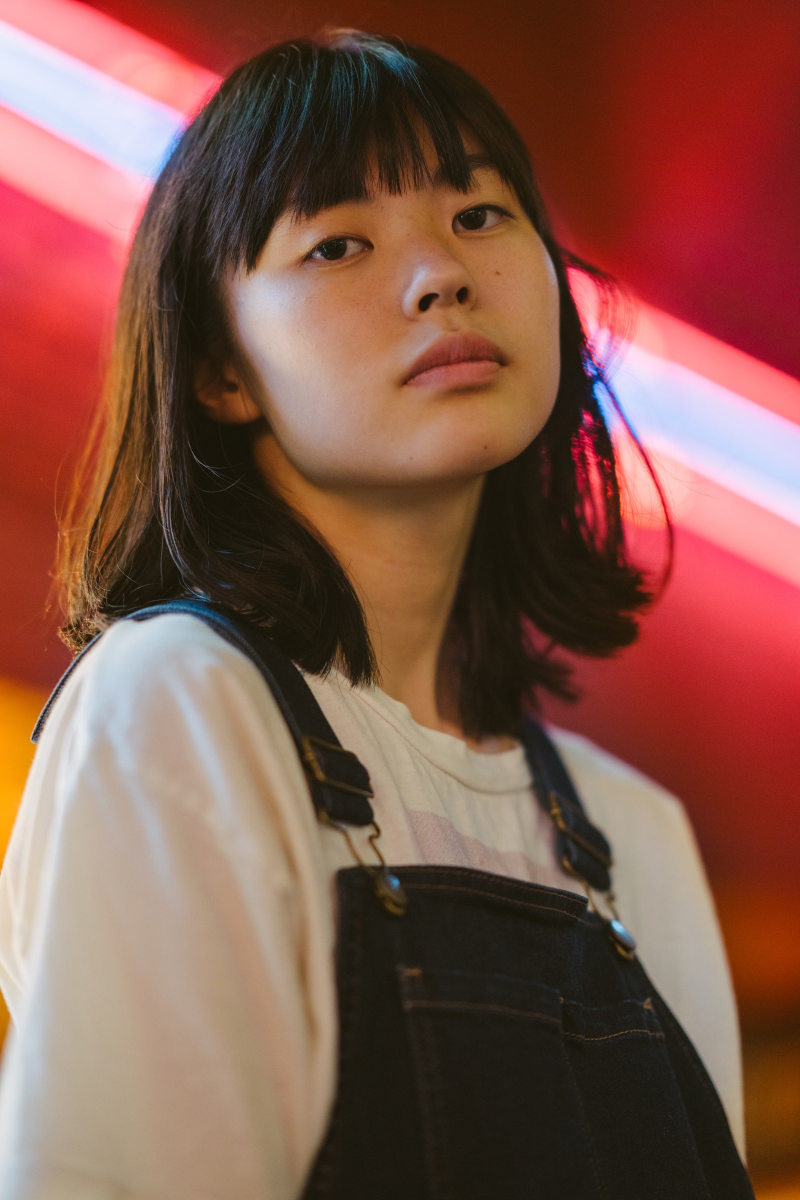
#> input picture img.jpg, 1600 x 2400 px (shown at 1/2 size)
$ jupyter execute Image_to_Pencil_Sketch_with_Python.ipynb   (shell and % lines are left out)
#> lines starting #> are read from the running program, lines starting #| are printed output that depends on the picture
# LetsGrowMore Virtual Internship Program (LGMVIP) [Sept.2021 - Oct. 2021]
## Author : VEDANT DESHMUKH

## Task 4 : Image to Pencil Sketch with Python
### Level: Beginner

We need to read the image in RBG format and then convert it to a grayscale image. This will turn an image into a classic black and white photo. Then the next thing to do is invert the grayscale image also called negative image, this will be our inverted grayscale image. Inversion can be used to enhance details. Then we can finally create the pencil sketch by mixing the grayscale image with the inverted blurry image. This can be done by dividing the grayscale image by the inverted blurry image. Since images are just arrays, we can easily do this programmatically using the divide function from the cv2 library in Python.

### Importing Libraries

[cell 1]
import cv2
from PIL import Image
import matplotlib.pyplot as plt

### Loading the Image

[cell 2]
img  =  cv2.imread("img.jpg")
#> img is the input picture: shape (2400, 1600, 3); mean B, G, R 74.7, 87.2, 132.7
img = cv2.resize(img,(500,800))
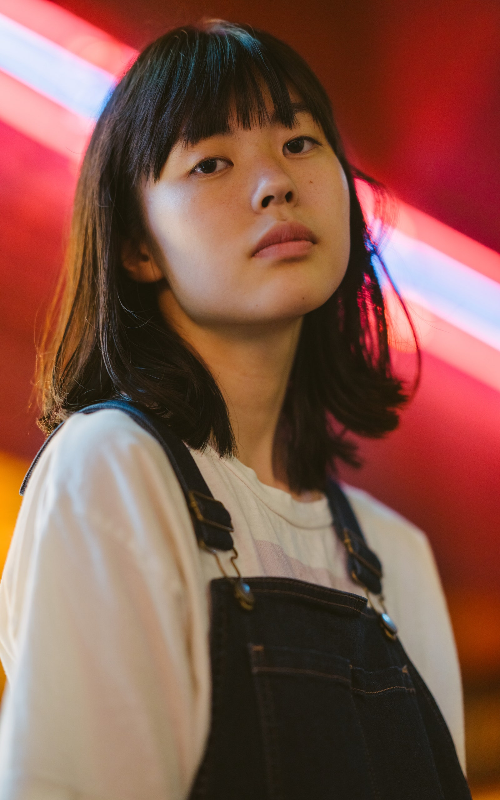
#> img: shape (800, 500, 3); mean B, G, R 74.8, 87.2, 132.7
i_rgb =  cv2.cvtColor(img, cv2.COLOR_BGR2RGB)
plt.imshow(i_rgb)

### Converting Image to Grayscale

[cell 3]
from IPython.display import display

[cell 4]
grey_img =  cv2.cvtColor(img, cv2.COLOR_BGR2GRAY)
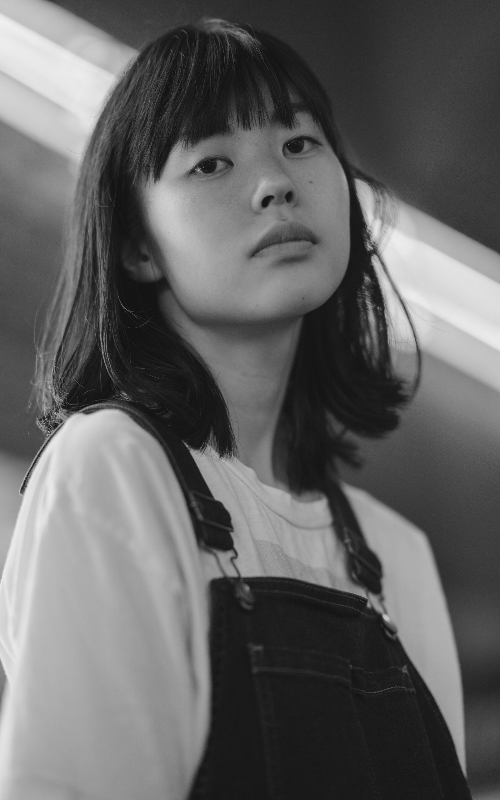
#> grey_img: shape (800, 500); min 10, max 240, mean 99.4
display(Image.fromarray(grey_img))

### Converting the Image to Negative

[cell 5]
invt_img = cv2.bitwise_not(grey_img)
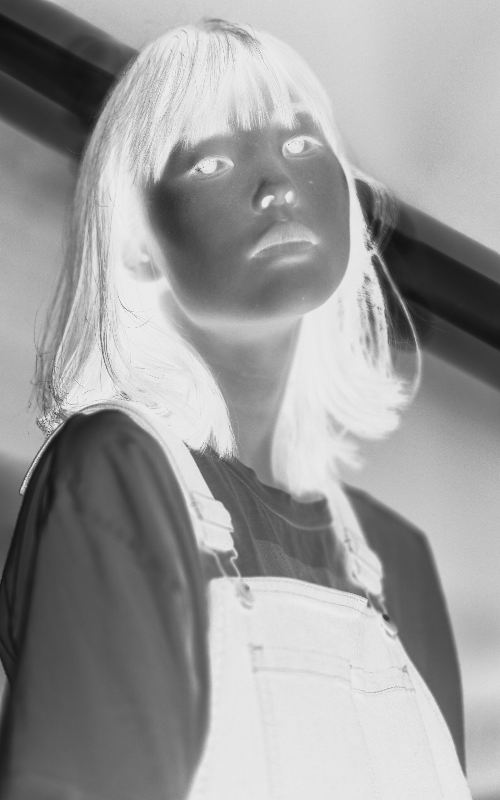
#> invt_img: shape (800, 500); min 15, max 245, mean 155.6
display(Image.fromarray(invt_img))

### Smoothening the Image

[cell 6]
blur_img = cv2.GaussianBlur(invt_img, (5,5), 0, 0)
display(Image.fromarray(blur_img))

### Creating the Pencil Sketch

[cell 7]
invt_blur_img = 255 - blur_img
sketch = cv2.divide(grey_img, invt_blur_img, scale=250.0)
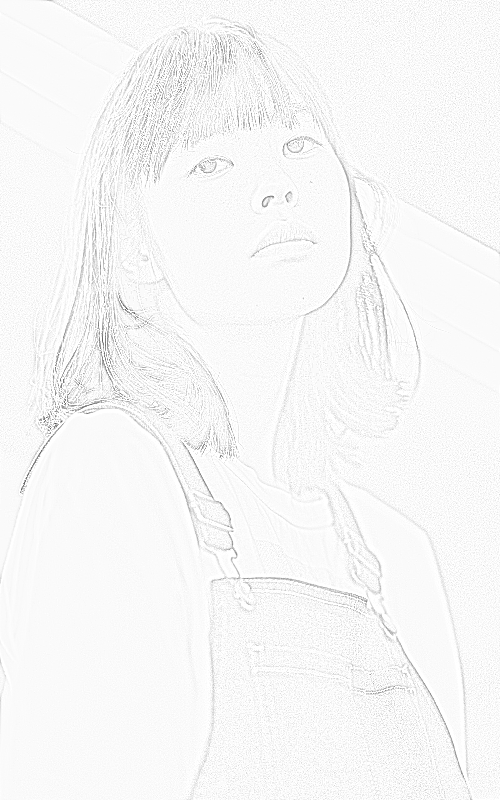
#> sketch: shape (800, 500); min 77, max 255, mean 247
display(Image.fromarray(sketch))
